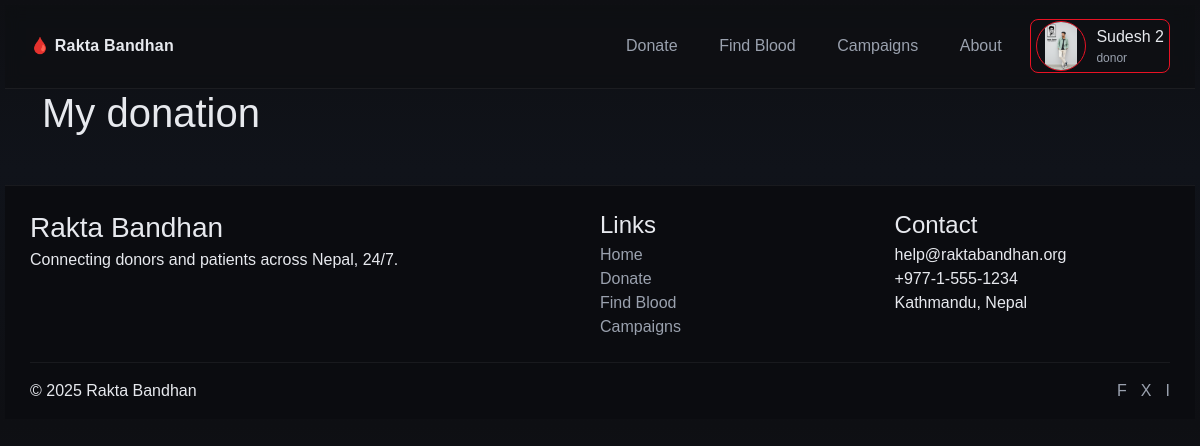
The app's page /my-donation (signed in) with its own data.
### models.py (models this page shows)
class User(db.Model, UserMixin):
    __tablename__ = "users"
    id = db.Column(db.Integer, primary_key=True)
    username = db.Column(db.String(100), nullable=False)
    password = db.Column(db.String(200), nullable=False)
    email = db.Column(db.String(120), unique=True, nullable=False)
    phone = db.Column(db.String(20), nullable=False, unique=True)
    blood_grp = db.Column(db.String(5), nullable=False)
    address = db.Column(db.String(200), nullable=False)
    profile_picture = db.Column(db.String(200), default='defaultImg/default.jpg')
    role = db.Column(db.String(20), nullable=False)
    donor = db.relationship('Donor', backref='user', uselist=False)
    requests = db.relationship('BloodRequest', backref='recipient', lazy=True)

### routes/routes.py (the view)
@app.route("/my-donation")
@login_required
@role_required('donor')
def my_donations():
    return render_template("donor/my_donation.html")

### app.py (called while the page is built)
@login_manager.user_loader
def load_user(user_id):
    if not user_id or user_id == "None":
        return None
    return User.query.get(int(user_id))

@app.context_processor
def inject_name():
    if current_user.is_authenticated:
        role = current_user.role.capitalize()
        return dict(name=f"{current_user.username} ({role})")
    return dict(name="")

@app.context_processor
def utility_processor():
    return dict(flash_categories=flash_categories)

### helper_func/helperfunction.py (called while the page is built)
def role_required(*roles):
    def wrapper(f):
        @wraps(f)
        def decorated_function(*args, **kwargs):
            if current_user.role not in roles:
                flash("Access denied!", "danger")
                return redirect(url_for("home"))
            return f(*args, **kwargs)
        return decorated_function
    return wrapper

### templates/donor/my_donation.html
{% extends 'base.html' %}
{% block content %}
  <div>
    <h1>My donation</h1>
  </div>
{% endblock %}

### templates/navbar.html (shortened to what this page needs)
<link rel="stylesheet" href="{{ url_for('static', filename='navbar.css') }}">
{% if current_user.is_authenticated %}
<header class="nav">
  <div class="nav__wrap container">
    <a class="brand" href="{{ url_for('home') }}">🩸 Rakta Bandhan</a>
    <nav class="menu" aria-label="Primary">
      <a href="{{ url_for('donate_blood') }}">Donate</a>
      <a href="{{ url_for('find_blood') }}">Find Blood</a>
      <a href="{{ url_for('campaigns') }}">Campaigns</a>
      <a href="{{ url_for('about') }}">About</a>
      {% if current_user.is_authenticated %}
      <div class="profile-dropdown">
        <div class="profile_pic">
          {% if current_user.role == 'recipient' or current_user.role == 'donor' %}
          <img class="profile_image" src="{{ url_for('static', filename='profile_pics/' + current_user.profile_picture) }}" alt="Profile Picture">
          {% elif current_user.role == 'admin' %}
          <img class="profile_image" src="{{ url_for('static', filename='defaultImg/admin_dflt.jpg') }}" alt="Profile Picture">
          {% else %}
          <img class="profile_image" src="{{ url_for('static', filename='defaultImg/default.png') }}" alt="Profile Picture">
          {% endif %}
        </div>
        <div class="profile_info">
          <p class="user_name">{{ current_user.username }} {{ current_user.id}}</p>
          <p class="user-role m-0">{{ current_user.role }}</p>
        </div>
      </div>
      {% endif %}
    </nav>
  </div>
</header>
{% endif %}

### static/site2.css (style rules this page uses)
:root { --primary: #8a0303; --bg: var(--primary); --surface: #0f1015; --surface-2: #1b1e29; --text: #e7e9ee; --muted: #9aa1ae; --ring: 0 0 0 2px rgba(225, 29, 72, 0.35); --radius: 20px; --shadow: 0 10px 25px rgba(0, 0, 0, .35); }

### static/main.css (style rules this page uses)
:root { --primary: #e81224; --bg: var(--primary); --surface: #0f1015; --surface-2: #1b1e29; --text: #e7e9ee; --muted: #9aa1ae; --ring: 0 0 0 2px rgba(225, 29, 72, 0.35); --radius: 20px; --shadow: 0 10px 25px rgba(0, 0, 0, .35); }
* { box-sizing: border-box; color: var(--text); font-family: 'Gill Sans', 'Gill Sans MT', Calibri, 'Trebuchet MS', sans-serif !important; }
body { margin: 0; font-family: Inter, system-ui, Segoe UI, Arial, Helvetica, sans-serif; background: linear-gradient(180deg, #0e0f13, #10131a 40%, #0e0f13); color: var(--text); line-height: 1.6; padding: 5px; position: relative; }
.container { width: 1200px; margin-inline: auto }

### static/navbar.css (style rules this page uses)
.nav { position: sticky; top: 0; z-index: 50; backdrop-filter: blur(8px); background: rgba(14, 15, 19, .6); border-bottom: 1px solid rgba(255, 255, 255, .06); }
.nav__wrap { display: flex; align-items: center; justify-content: space-between; padding: 0.9rem 0; }
.brand { color: var(--text); text-decoration: none; font-weight: 700; letter-spacing: .2px }
.menu { display: flex; gap: 1rem; align-items: center }
.menu a { color: var(--muted); text-decoration: none; padding: .5rem .8rem; border-radius: 12px }
.profile_info { display: inline-block; vertical-align: middle; }
.user_name, .user-role { color: var(--text); font-weight: 500; margin: 0px; }
.user-role { font-size: 12px; color: var(--muted); font-weight: 400; }
.profile-dropdown { position: relative; display: flex; gap: 10px; align-items: center; cursor: pointer; justify-content: center; align-items: center; padding: 1px 5px ; border: 1px solid var(--primary); border-radius: 8px; }
.profile_pic { display: flex; }
.profile_pic img { width: 50px; height: 50px; object-fit: contain; border-radius: 50%; border: 1px solid var(--primary); }

### records on screen
User: profile_picture (picture), username "Sudesh", id "2", role "donor"
